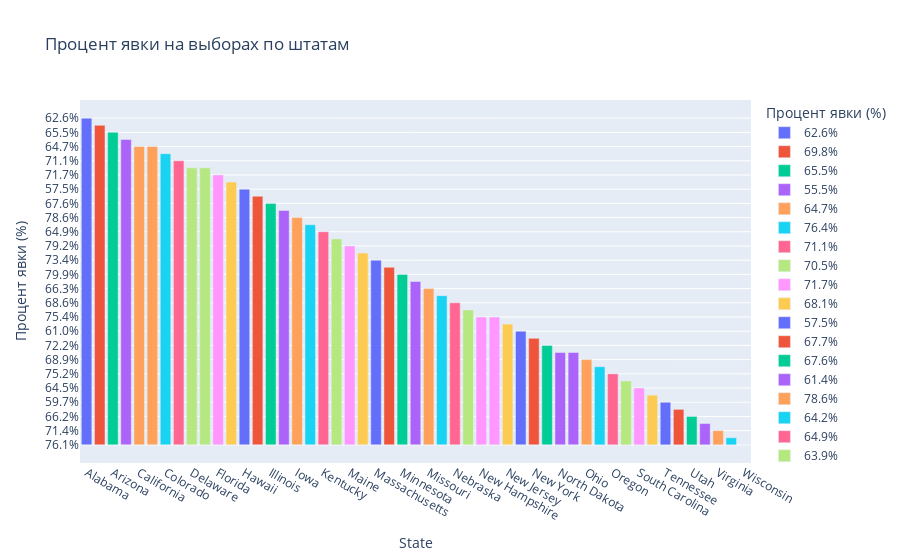

The cell this chart's notebook holds for it:
### Markdown cell above
Задание 3: Использование plotly для создания интерактивных графиков.  
Скачайте набор данных о выборах (например, https://www.kaggle.com/datasets/imoore/2020-us-general-election-turnout-rates) и используйте Plotly для создания интерактивных графиков, таких как интерактивные карты или диаграммы с подсказками.

### Code cell
data_task_3 = pd.read_csv('Data/2020 November General Election - Turnout Rates.csv')

# Отберем необходимые столбцы
data = data_task_3[['State', 'Total Ballots Counted (Estimate)', 'VEP Turnout Rate', 'Voting-Eligible Population (VEP)', 'State Abv']]
data = data.dropna()  # Удаляем строки с пропущенными значениями

# Создание интерактивной карты явки на выборы по штатам
fig = px.choropleth(
    data_frame=data,
    locations="State Abv",  # Используем сокращения штатов для отображения
    locationmode='USA-states',  # Режим отображения штатов США
    color="VEP Turnout Rate",  # Цветовая шкала на основе процента явки
    hover_name="State",  # Название штата при наведении
    hover_data={"Voting-Eligible Population (VEP)", "Total Ballots Counted (Estimate)", "VEP Turnout Rate"},  # Дополнительная информация при наведении
    scope="usa",  # Масштаб карты (США)
    title="Явка на выборах в США 2020 по штатам",
    color_continuous_scale='Viridis'  # Цветовая схема
)
fig.show()

fig_bar = px.bar(
    data_frame=data,
    x="State",
    y="VEP Turnout Rate",
    hover_data=["Voting-Eligible Population (VEP)", "Total Ballots Counted (Estimate)"],
    title="Процент явки на выборах по штатам",
    labels={"VEP Turnout Rate": "Процент явки (%)"},
    color="VEP Turnout Rate",  # Цветовая шкала на основе процента явки
    color_continuous_scale="Viridis"
)

fig_bar.update_layout(xaxis={'categoryorder': 'total descending'})  # Сортировка по убыванию процента явки
fig_bar.show()

### Figure 1 — Plotly figure (JSON) as saved in the notebook; plotly's stock layout.template omitted (floating-point values rounded to 4 significant figures)
{"data": [{"alignmentgroup": "True", "customdata": [["3,683,055", "2,306,587"]], "hovertemplate": "Процент явки (%)=%{y}<br>State=%{x}<br>Voting-Eligible Population (VEP)=%{customdata[0]}<br>Total Ballots Counted (Estimate)=%{customdata[1]}<extra></extra>", "legendgroup": "62.6%", "marker": {"color": "#636efa", "pattern": {"shape": ""}}, "name": "62.6%", "offsetgroup": "62.6%", "orientation": "v", "showlegend": true, "textposition": "auto", "type": "bar", "x": ["Alabama"], "xaxis": "x", "y": ["62.6%"], "yaxis": "y"}, {"alignmentgroup": "True", "customdata": [["525,568", "367,000"]], "hovertemplate": "Процент явки (%)=%{y}<br>State=%{x}<br>Voting-Eligible Population (VEP)=%{customdata[0]}<br>Total Ballots Counted (Estimate)=%{customdata[1]}<extra></extra>", "legendgroup": "69.8%", "marker": {"color": "#EF553B", "pattern": {"shape": ""}}, "name": "69.8%", "offsetgroup": "69.8%", "orientation": "v", "showlegend": true, "textposition": "auto", "type": "bar", "x": ["Alaska"], "xaxis": "x", "y": ["69.8%"], "yaxis": "y"}, {"alignmentgroup": "True", "customdata": [["5,189,000", "3,400,000"]], "hovertemplate": "Процент явки (%)=%{y}<br>State=%{x}<br>Voting-Eligible Population (VEP)=%{customdata[0]}<br>Total Ballots Counted (Estimate)=%{customdata[1]}<extra></extra>", "legendgroup": "65.5%", "marker": {"color": "#00cc96", "pattern": {"shape": ""}}, "name": "65.5%", "offsetgroup": "65.5%", "orientation": "v", "showlegend": true, "textposition": "auto", "type": "bar", "x": ["Arizona"], "xaxis": "x", "y": ["65.5%"], "yaxis": "y"}, {"alignmentgroup": "True", "customdata": [["2,182,375", "1,212,030"]], "hovertemplate": "Процент явки (%)=%{y}<br>State=%{x}<br>Voting-Eligible Population (VEP)=%{customdata[0]}<br>Total Ballots Counted (Estimate)=%{customdata[1]}<extra></extra>", "legendgroup": "55.5%", "marker": {"color": "#ab63fa", "pattern": {"shape": ""}}, "name": "55.5%", "offsetgroup": "55.5%", "orientation": "v", "showlegend": true, "textposition": "auto", "type": "bar", "x": ["Arkansas"], "xaxis": "x", "y": ["55.5%"], "yaxis": "y"}, {"alignmentgroup": "True", "customdata": [["25,962,648", "16,800,000"], ["540,685", "350,000"]], "hovertemplate": "Процент явки (%)=%{y}<br>State=%{x}<br>Voting-Eligible Population (VEP)=%{customdata[0]}<br>Total Ballots Counted (Estimate)=%{customdata[1]}<extra></extra>", "legendgroup": "64.7%", "marker": {"color": "#FFA15A", "pattern": {"shape": ""}}, "name": "64.7%", "offsetgroup": "64.7%", "orientation": "v", "showlegend": true, "textposition": "auto", "type": "bar", "x": ["California", "District of Columbia"], "xaxis": "x", "y": ["64.7%", "64.7%"], "yaxis": "y"}, {"alignmentgroup": "True", "customdata": [["4,313,054", "3,295,000"]], "hovertemplate": "Процент явки (%)=%{y}<br>State=%{x}<br>Voting-Eligible Population (VEP)=%{customdata[0]}<br>Total Ballots Counted (Estimate)=%{customdata[1]}<extra></extra>", "legendgroup": "76.4%", "marker": {"color": "#19d3f3", "pattern": {"shape": ""}}, "name": "76.4%", "offsetgroup": "76.4%", "orientation": "v", "showlegend": true, "textposition": "auto", "type": "bar", "x": ["Colorado"], "xaxis": "x", "y": ["76.4%"], "yaxis": "y"}, {"alignmentgroup": "True", "customdata": [["2,603,327", "1,850,000"]], "hovertemplate": "Процент явки (%)=%{y}<br>State=%{x}<br>Voting-Eligible Population (VEP)=%{customdata[0]}<br>Total Ballots Counted (Estimate)=%{customdata[1]}<extra></extra>", "legendgroup": "71.1%", "marker": {"color": "#FF6692", "pattern": {"shape": ""}}, "name": "71.1%", "offsetgroup": "71.1%", "orientation": "v", "showlegend": true, "textposition": "auto", "type": "bar", "x": ["Connecticut"], "xaxis": "x", "y": ["71.1%"], "yaxis": "y"}, {"alignmentgroup": "True", "customdata": [["720,531", "507,805"], ["9,781,976", "6,900,000"]], "hovertemplate": "Процент явки (%)=%{y}<br>State=%{x}<br>Voting-Eligible Population (VEP)=%{customdata[0]}<br>Total Ballots Counted (Estimate)=%{customdata[1]}<extra></extra>", "legendgroup": "70.5%", "marker": {"color": "#B6E880", "pattern": {"shape": ""}}, "name": "70.5%", "offsetgroup": "70.5%", "orientation": "v", "showlegend": true, "textposition": "auto", "type": "bar", "x": ["Delaware", "Pennsylvania"], "xaxis": "x", "y": ["70.5%", "70.5%"], "yaxis": "y"}, {"alignmentgroup": "True", "customdata": [["15,551,739", "11,150,000"]], "hovertemplate": "Процент явки (%)=%{y}<br>State=%{x}<br>Voting-Eligible Population (VEP)=%{customdata[0]}<br>Total Ballots Counted (Estimate)=%{customdata[1]}<extra></extra>", "legendgroup": "71.7%", "marker": {"color": "#FF97FF", "pattern": {"shape": ""}}, "name": "71.7%", "offsetgroup": "71.7%", "orientation": "v", "showlegend": true, "textposition": "auto", "type": "bar", "x": ["Florida"], "xaxis": "x", "y": ["71.7%"], "yaxis": "y"}, {"alignmentgroup": "True", "customdata": [["7,383,562", "5,025,000"]], "hovertemplate": "Процент явки (%)=%{y}<br>State=%{x}<br>Voting-Eligible Population (VEP)=%{customdata[0]}<br>Total Ballots Counted (Estimate)=%{customdata[1]}<extra></extra>", "legendgroup": "68.1%", "marker": {"color": "#FECB52", "pattern": {"shape": ""}}, "name": "68.1%", "offsetgroup": "68.1%", "orientation": "v", "showlegend": true, "textposition": "auto", "type": "bar", "x": ["Georgia"], "xaxis": "x", "y": ["68.1%"], "yaxis": "y"}, {"alignmentgroup": "True", "customdata": [["1,007,920", "579,165"]], "hovertemplate": "Процент явки (%)=%{y}<br>State=%{x}<br>Voting-Eligible Population (VEP)=%{customdata[0]}<br>Total Ballots Counted (Estimate)=%{customdata[1]}<extra></extra>", "legendgroup": "57.5%", "marker": {"color": "#636efa", "pattern": {"shape": ""}}, "name": "57.5%", "offsetgroup": "57.5%", "orientation": "v", "showlegend": true, "textposition": "auto", "type": "bar", "x": ["Hawaii"], "xaxis": "x", "y": ["57.5%"], "yaxis": "y"}, {"alignmentgroup": "True", "customdata": [["1,292,701", "875,000"]], "hovertemplate": "Процент явки (%)=%{y}<br>State=%{x}<br>Voting-Eligible Population (VEP)=%{customdata[0]}<br>Total Ballots Counted (Estimate)=%{customdata[1]}<extra></extra>", "legendgroup": "67.7%", "marker": {"color": "#EF553B", "pattern": {"shape": ""}}, "name": "67.7%", "offsetgroup": "67.7%", "orientation": "v", "showlegend": true, "textposition": "auto", "type": "bar", "x": ["Idaho"], "xaxis": "x", "y": ["67.7%"], "yaxis": "y"}, {"alignmentgroup": "True", "customdata": [["9,027,082", "6,100,000"]], "hovertemplate": "Процент явки (%)=%{y}<br>State=%{x}<br>Voting-Eligible Population (VEP)=%{customdata[0]}<br>Total Ballots Counted (Estimate)=%{customdata[1]}<extra></extra>", "legendgroup": "67.6%", "marker": {"color": "#00cc96", "pattern": {"shape": ""}}, "name": "67.6%", "offsetgroup": "67.6%", "orientation": "v", "showlegend": true, "textposition": "auto", "type": "bar", "x": ["Illinois"], "xaxis": "x", "y": ["67.6%"], "yaxis": "y"}, {"alignmentgroup": "True", "customdata": [["5,000,007", "3,070,000"]], "hovertemplate": "Процент явки (%)=%{y}<br>State=%{x}<br>Voting-Eligible Population (VEP)=%{customdata[0]}<br>Total Ballots Counted (Estimate)=%{customdata[1]}<extra></extra>", "legendgroup": "61.4%", "marker": {"color": "#ab63fa", "pattern": {"shape": ""}}, "name": "61.4%", "offsetgroup": "61.4%", "orientation": "v", "showlegend": true, "textposition": "auto", "type": "bar", "x": ["Indiana"], "xaxis": "x", "y": ["61.4%"], "yaxis": "y"}, {"alignmentgroup": "True", "customdata": [["2,321,131", "1,825,000"]], "hovertemplate": "Процент явки (%)=%{y}<br>State=%{x}<br>Voting-Eligible Population (VEP)=%{customdata[0]}<br>Total Ballots Counted (Estimate)=%{customdata[1]}<extra></extra>", "legendgroup": "78.6%", "marker": {"color": "#FFA15A", "pattern": {"shape": ""}}, "name": "78.6%", "offsetgroup": "78.6%", "orientation": "v", "showlegend": true, "textposition": "auto", "type": "bar", "x": ["Iowa"], "xaxis": "x", "y": ["78.6%"], "yaxis": "y"}, {"alignmentgroup": "True", "customdata": [["2,087,946", "1,340,000"]], "hovertemplate": "Процент явки (%)=%{y}<br>State=%{x}<br>Voting-Eligible Population (VEP)=%{customdata[0]}<br>Total Ballots Counted (Estimate)=%{customdata[1]}<extra></extra>", "legendgroup": "64.2%", "marker": {"color": "#19d3f3", "pattern": {"shape": ""}}, "name": "64.2%", "offsetgroup": "64.2%", "orientation": "v", "showlegend": true, "textposition": "auto", "type": "bar", "x": ["Kansas"], "xaxis": "x", "y": ["64.2%"], "yaxis": "y"}, {"alignmentgroup": "True", "customdata": [["3,312,250", "2,150,951"]], "hovertemplate": "Процент явки (%)=%{y}<br>State=%{x}<br>Voting-Eligible Population (VEP)=%{customdata[0]}<br>Total Ballots Counted (Estimate)=%{customdata[1]}<extra></extra>", "legendgroup": "64.9%", "marker": {"color": "#FF6692", "pattern": {"shape": ""}}, "name": "64.9%", "offsetgroup": "64.9%", "orientation": "v", "showlegend": true, "textposition": "auto", "type": "bar", "x": ["Kentucky"], "xaxis": "x", "y": ["64.9%"], "yaxis": "y"}, {"alignmentgroup": "True", "customdata": [["3,373,932", "2,155,000"]], "hovertemplate": "Процент явки (%)=%{y}<br>State=%{x}<br>Voting-Eligible Population (VEP)=%{customdata[0]}<br>Total Ballots Counted (Estimate)=%{customdata[1]}<extra></extra>", "legendgroup": "63.9%", "marker": {"color": "#B6E880", "pattern": {"shape": ""}}, "name": "63.9%", "offsetgroup": "63.9%", "orientation": "v", "showlegend": true, "textposition": "auto", "type": "bar", "x": ["Louisiana"], "xaxis": "x", "y": ["63.9%"], "yaxis": "y"}, {"alignmentgroup": "True", "customdata": [["1,085,285", "860,000"]], "hovertemplate": "Процент явки (%)=%{y}<br>State=%{x}<br>Voting-Eligible Population (VEP)=%{customdata[0]}<br>Total Ballots Counted (Estimate)=%{customdata[1]}<extra></extra>", "legendgroup": "79.2%", "marker": {"color": "#FF97FF", "pattern": {"shape": ""}}, "name": "79.2%", "offsetgroup": "79.2%", "orientation": "v", "showlegend": true, "textposition": "auto", "type": "bar", "x": ["Maine"], "xaxis": "x", "y": ["79.2%"], "yaxis": "y"}, {"alignmentgroup": "True", "customdata": [["4,313,416", "3,050,000"]], "hovertemplate": "Процент явки (%)=%{y}<br>State=%{x}<br>Voting-Eligible Population (VEP)=%{customdata[0]}<br>Total Ballots Counted (Estimate)=%{customdata[1]}<extra></extra>", "legendgroup": "70.7%", "marker": {"color": "#FECB52", "pattern": {"shape": ""}}, "name": "70.7%", "offsetgroup": "70.7%", "orientation": "v", "showlegend": true, "textposition": "auto", "type": "bar", "x": ["Maryland"], "xaxis": "x", "y": ["70.7%"], "yaxis": "y"}, {"alignmentgroup": "True", "customdata": [["5,072,901", "3,725,000"]], "hovertemplate": "Процент явки (%)=%{y}<br>State=%{x}<br>Voting-Eligible Population (VEP)=%{customdata[0]}<br>Total Ballots Counted (Estimate)=%{customdata[1]}<extra></extra>", "legendgroup": "73.4%", "marker": {"color": "#636efa", "pattern": {"shape": ""}}, "name": "73.4%", "offsetgroup": "73.4%", "orientation": "v", "showlegend": true, "textposition": "auto", "type": "bar", "x": ["Massachusetts"], "xaxis": "x", "y": ["73.4%"], "yaxis": "y"}, {"alignmentgroup": "True", "customdata": [["7,550,147", "5,559,186"]], "hovertemplate": "Процент явки (%)=%{y}<br>State=%{x}<br>Voting-Eligible Population (VEP)=%{customdata[0]}<br>Total Ballots Counted (Estimate)=%{customdata[1]}<extra></extra>", "legendgroup": "73.6%", "marker": {"color": "#EF553B", "pattern": {"shape": ""}}, "name": "73.6%", "offsetgroup": "73.6%", "orientation": "v", "showlegend": true, "textposition": "auto", "type": "bar", "x": ["Michigan"], "xaxis": "x", "y": ["73.6%"], "yaxis": "y"}, {"alignmentgroup": "True", "customdata": [["4,118,462", "3,290,000"]], "hovertemplate": "Процент явки (%)=%{y}<br>State=%{x}<br>Voting-Eligible Population (VEP)=%{customdata[0]}<br>Total Ballots Counted (Estimate)=%{customdata[1]}<extra></extra>", "legendgroup": "79.9%", "marker": {"color": "#00cc96", "pattern": {"shape": ""}}, "name": "79.9%", "offsetgroup": "79.9%", "orientation": "v", "showlegend": true, "textposition": "auto", "type": "bar", "x": ["Minnesota"], "xaxis": "x", "y": ["79.9%"], "yaxis": "y"}, {"alignmentgroup": "True", "customdata": [["2,201,950", "1,330,000"]], "hovertemplate": "Процент явки (%)=%{y}<br>State=%{x}<br>Voting-Eligible Population (VEP)=%{customdata[0]}<br>Total Ballots Counted (Estimate)=%{customdata[1]}<extra></extra>", "legendgroup": "60.4%", "marker": {"color": "#ab63fa", "pattern": {"shape": ""}}, "name": "60.4%", "offsetgroup": "60.4%", "orientation": "v", "showlegend": true, "textposition": "auto", "type": "bar", "x": ["Mississippi"], "xaxis": "x", "y": ["60.4%"], "yaxis": "y"}, {"alignmentgroup": "True", "customdata": [["4,603,060", "3,050,000"]], "hovertemplate": "Процент явки (%)=%{y}<br>State=%{x}<br>Voting-Eligible Population (VEP)=%{customdata[0]}<br>Total Ballots Counted (Estimate)=%{customdata[1]}<extra></extra>", "legendgroup": "66.3%", "marker": {"color": "#FFA15A", "pattern": {"shape": ""}}, "name": "66.3%", "offsetgroup": "66.3%", "orientation": "v", "showlegend": true, "textposition": "auto", "type": "bar", "x": ["Missouri"], "xaxis": "x", "y": ["66.3%"], "yaxis": "y"}, {"alignmentgroup": "True", "customdata": [["837,298", "612,055"]], "hovertemplate": "Процент явки (%)=%{y}<br>State=%{x}<br>Voting-Eligible Population (VEP)=%{customdata[0]}<br>Total Ballots Counted (Estimate)=%{customdata[1]}<extra></extra>", "legendgroup": "73.1%", "marker": {"color": "#19d3f3", "pattern": {"shape": ""}}, "name": "73.1%", "offsetgroup": "73.1%", "orientation": "v", "showlegend": true, "textposition": "auto", "type": "bar", "x": ["Montana"], "xaxis": "x", "y": ["73.1%"], "yaxis": "y"}, {"alignmentgroup": "True", "customdata": [["1,383,551", "948,852"]], "hovertemplate": "Процент явки (%)=%{y}<br>State=%{x}<br>Voting-Eligible Population (VEP)=%{customdata[0]}<br>Total Ballots Counted (Estimate)=%{customdata[1]}<extra></extra>", "legendgroup": "68.6%", "marker": {"color": "#FF6692", "pattern": {"shape": ""}}, "name": "68.6%", "offsetgroup": "68.6%", "orientation": "v", "showlegend": true, "textposition": "auto", "type": "bar", "x": ["Nebraska"], "xaxis": "x", "y": ["68.6%"], "yaxis": "y"}, {"alignmentgroup": "True", "customdata": [["2,153,915", "1,370,000"]], "hovertemplate": "Процент явки (%)=%{y}<br>State=%{x}<br>Voting-Eligible Population (VEP)=%{customdata[0]}<br>Total Ballots Counted (Estimate)=%{customdata[1]}<extra></extra>", "legendgroup": "63.6%", "marker": {"color": "#B6E880", "pattern": {"shape": ""}}, "name": "63.6%", "offsetgroup": "63.6%", "orientation": "v", "showlegend": true, "textposition": "auto", "type": "bar", "x": ["Nevada"], "xaxis": "x", "y": ["63.6%"], "yaxis": "y"}, {"alignmentgroup": "True", "customdata": [["1,079,434", "814,092"], ["5,437,844", "4,100,000"]], "hovertemplate": "Процент явки (%)=%{y}<br>State=%{x}<br>Voting-Eligible Population (VEP)=%{customdata[0]}<br>Total Ballots Counted (Estimate)=%{customdata[1]}<extra></extra>", "legendgroup": "75.4%", "marker": {"color": "#FF97FF", "pattern": {"shape": ""}}, "name": "75.4%", "offsetgroup": "75.4%", "orientation": "v", "showlegend": true, "textposition": "auto", "type": "bar", "x": ["New Hampshire", "Washington"], "xaxis": "x", "y": ["75.4%", "75.4%"], "yaxis": "y"}, {"alignmentgroup": "True", "customdata": [["6,158,999", "4,495,000"]], "hovertemplate": "Процент явки (%)=%{y}<br>State=%{x}<br>Voting-Eligible Population (VEP)=%{customdata[0]}<br>Total Ballots Counted (Estimate)=%{customdata[1]}<extra></extra>", "legendgroup": "73.0%", "marker": {"color": "#FECB52", "pattern": {"shape": ""}}, "name": "73.0%", "offsetgroup": "73.0%", "orientation": "v", "showlegend": true, "textposition": "auto", "type": "bar", "x": ["New Jersey"], "xaxis": "x", "y": ["73.0%"], "yaxis": "y"}, {"alignmentgroup": "True", "customdata": [["1,515,355", "923,612"]], "hovertemplate": "Процент явки (%)=%{y}<br>State=%{x}<br>Voting-Eligible Population (VEP)=%{customdata[0]}<br>Total Ballots Counted (Estimate)=%{customdata[1]}<extra></extra>", "legendgroup": "61.0%", "marker": {"color": "#636efa", "pattern": {"shape": ""}}, "name": "61.0%", "offsetgroup": "61.0%", "orientation": "v", "showlegend": true, "textposition": "auto", "type": "bar", "x": ["New Mexico"], "xaxis": "x", "y": ["61.0%"], "yaxis": "y"}, {"alignmentgroup": "True", "customdata": [["13,670,596", "8,930,000"]], "hovertemplate": "Процент явки (%)=%{y}<br>State=%{x}<br>Voting-Eligible Population (VEP)=%{customdata[0]}<br>Total Ballots Counted (Estimate)=%{customdata[1]}<extra></extra>", "legendgroup": "65.3%", "marker": {"color": "#EF553B", "pattern": {"shape": ""}}, "name": "65.3%", "offsetgroup": "65.3%", "orientation": "v", "showlegend": true, "textposition": "auto", "type": "bar", "x": ["New York"], "xaxis": "x", "y": ["65.3%"], "yaxis": "y"}, {"alignmentgroup": "True", "customdata": [["7,759,051", "5,600,000"]], "hovertemplate": "Процент явки (%)=%{y}<br>State=%{x}<br>Voting-Eligible Population (VEP)=%{customdata[0]}<br>Total Ballots Counted (Estimate)=%{customdata[1]}<extra></extra>", "legendgroup": "72.2%", "marker": {"color": "#00cc96", "pattern": {"shape": ""}}, "name": "72.2%", "offsetgroup": "72.2%", "orientation": "v", "showlegend": true, "textposition": "auto", "type": "bar", "x": ["North Carolina"], "xaxis": "x", "y": ["72.2%"], "yaxis": "y"}, {"alignmentgroup": "True", "customdata": [["565,143", "365,000"], ["431,364", "278,503"]], "hovertemplate": "Процент явки (%)=%{y}<br>State=%{x}<br>Voting-Eligible Population (VEP)=%{customdata[0]}<br>Total Ballots Counted (Estimate)=%{customdata[1]}<extra></extra>", "legendgroup": "64.6%", "marker": {"color": "#ab63fa", "pattern": {"shape": ""}}, "name": "64.6%", "offsetgroup": "64.6%", "orientation": "v", "showlegend": true, "textposition": "auto", "type": "bar", "x": ["North Dakota", "Wyoming"], "xaxis": "x", "y": ["64.6%", "64.6%"], "yaxis": "y"}, {"alignmentgroup": "True", "customdata": [["8,859,167", "6,100,000"]], "hovertemplate": "Процент явки (%)=%{y}<br>State=%{x}<br>Voting-Eligible Population (VEP)=%{customdata[0]}<br>Total Ballots Counted (Estimate)=%{customdata[1]}<extra></extra>", "legendgroup": "68.9%", "marker": {"color": "#FFA15A", "pattern": {"shape": ""}}, "name": "68.9%", "offsetgroup": "68.9%", "orientation": "v", "showlegend": true, "textposition": "auto", "type": "bar", "x": ["Ohio"], "xaxis": "x", "y": ["68.9%"], "yaxis": "y"}, {"alignmentgroup": "True", "customdata": [["2,845,835", "1,565,000"]], "hovertemplate": "Процент явки (%)=%{y}<br>State=%{x}<br>Voting-Eligible Population (VEP)=%{customdata[0]}<br>Total Ballots Counted (Estimate)=%{customdata[1]}<extra></extra>", "legendgroup": "55.0%", "marker": {"color": "#19d3f3", "pattern": {"shape": ""}}, "name": "55.0%", "offsetgroup": "55.0%", "orientation": "v", "showlegend": true, "textposition": "auto", "type": "bar", "x": ["Oklahoma"], "xaxis": "x", "y": ["55.0%"], "yaxis": "y"}, {"alignmentgroup": "True", "customdata": [["3,196,425", "2,404,642"]], "hovertemplate": "Процент явки (%)=%{y}<br>State=%{x}<br>Voting-Eligible Population (VEP)=%{customdata[0]}<br>Total Ballots Counted (Estimate)=%{customdata[1]}<extra></extra>", "legendgroup": "75.2%", "marker": {"color": "#FF6692", "pattern": {"shape": ""}}, "name": "75.2%", "offsetgroup": "75.2%", "orientation": "v", "showlegend": true, "textposition": "auto", "type": "bar", "x": ["Oregon"], "xaxis": "x", "y": ["75.2%"], "yaxis": "y"}, {"alignmentgroup": "True", "customdata": [["799,642", "520,000"]], "hovertemplate": "Процент явки (%)=%{y}<br>State=%{x}<br>Voting-Eligible Population (VEP)=%{customdata[0]}<br>Total Ballots Counted (Estimate)=%{customdata[1]}<extra></extra>", "legendgroup": "65.0%", "marker": {"color": "#B6E880", "pattern": {"shape": ""}}, "name": "65.0%", "offsetgroup": "65.0%", "orientation": "v", "showlegend": true, "textposition": "auto", "type": "bar", "x": ["Rhode Island"], "xaxis": "x", "y": ["65.0%"], "yaxis": "y"}, {"alignmentgroup": "True", "customdata": [["3,926,305", "2,532,995"]], "hovertemplate": "Процент явки (%)=%{y}<br>State=%{x}<br>Voting-Eligible Population (VEP)=%{customdata[0]}<br>Total Ballots Counted (Estimate)=%{customdata[1]}<extra></extra>", "legendgroup": "64.5%", "marker": {"color": "#FF97FF", "pattern": {"shape": ""}}, "name": "64.5%", "offsetgroup": "64.5%", "orientation": "v", "showlegend": true, "textposition": "auto", "type": "bar", "x": ["South Carolina"], "xaxis": "x", "y": ["64.5%"], "yaxis": "y"}, {"alignmentgroup": "True", "customdata": [["648,104", "427,529"]], "hovertemplate": "Процент явки (%)=%{y}<br>State=%{x}<br>Voting-Eligible Population (VEP)=%{customdata[0]}<br>Total Ballots Counted (Estimate)=%{customdata[1]}<extra></extra>", "legendgroup": "66.0%", "marker": {"color": "#FECB52", "pattern": {"shape": ""}}, "name": "66.0%", "offsetgroup": "66.0%", "orientation": "v", "showlegend": true, "textposition": "auto", "type": "bar", "x": ["South Dakota"], "xaxis": "x", "y": ["66.0%"], "yaxis": "y"}, {"alignmentgroup": "True", "customdata": [["5,124,867", "3,060,000"]], "hovertemplate": "Процент явки (%)=%{y}<br>State=%{x}<br>Voting-Eligible Population (VEP)=%{customdata[0]}<br>Total Ballots Counted (Estimate)=%{customdata[1]}<extra></extra>", "legendgroup": "59.7%", "marker": {"color": "#636efa", "pattern": {"shape": ""}}, "name": "59.7%", "offsetgroup": "59.7%", "orientation": "v", "showlegend": true, "textposition": "auto", "type": "bar", "x": ["Tennessee"], "xaxis": "x", "y": ["59.7%"], "yaxis": "y"}, {"alignmentgroup": "True", "customdata": [["18,784,280", "11,300,000"]], "hovertemplate": "Процент явки (%)=%{y}<br>State=%{x}<br>Voting-Eligible Population (VEP)=%{customdata[0]}<br>Total Ballots Counted (Estimate)=%{customdata[1]}<extra></extra>", "legendgroup": "60.2%", "marker": {"color": "#EF553B", "pattern": {"shape": ""}}, "name": "60.2%", "offsetgroup": "60.2%", "orientation": "v", "showlegend": true, "textposition": "auto", "type": "bar", "x": ["Texas"], "xaxis": "x", "y": ["60.2%"], "yaxis": "y"}, {"alignmentgroup": "True", "customdata": [["2,191,487", "1,450,000"]], "hovertemplate": "Процент явки (%)=%{y}<br>State=%{x}<br>Voting-Eligible Population (VEP)=%{customdata[0]}<br>Total Ballots Counted (Estimate)=%{customdata[1]}<extra></extra>", "legendgroup": "66.2%", "marker": {"color": "#00cc96", "pattern": {"shape": ""}}, "name": "66.2%", "offsetgroup": "66.2%", "orientation": "v", "showlegend": true, "textposition": "auto", "type": "bar", "x": ["Utah"], "xaxis": "x", "y": ["66.2%"], "yaxis": "y"}, {"alignmentgroup": "True", "customdata": [["499,884", "370,000"]], "hovertemplate": "Процент явки (%)=%{y}<br>State=%{x}<br>Voting-Eligible Population (VEP)=%{customdata[0]}<br>Total Ballots Counted (Estimate)=%{customdata[1]}<extra></extra>", "legendgroup": "74.0%", "marker": {"color": "#ab63fa", "pattern": {"shape": ""}}, "name": "74.0%", "offsetgroup": "74.0%", "orientation": "v", "showlegend": true, "textposition": "auto", "type": "bar", "x": ["Vermont"], "xaxis": "x", "y": ["74.0%"], "yaxis": "y"}, {"alignmentgroup": "True", "customdata": [["6,196,071", "4,425,000"]], "hovertemplate": "Процент явки (%)=%{y}<br>State=%{x}<br>Voting-Eligible Population (VEP)=%{customdata[0]}<br>Total Ballots Counted (Estimate)=%{customdata[1]}<extra></extra>", "legendgroup": "71.4%", "marker": {"color": "#FFA15A", "pattern": {"shape": ""}}, "name": "71.4%", "offsetgroup": "71.4%", "orientation": "v", "showlegend": true, "textposition": "auto", "type": "bar", "x": ["Virginia"], "xaxis": "x", "y": ["71.4%"], "yaxis": "y"}, {"alignmentgroup": "True", "customdata": [["1,394,028", "795,000"]], "hovertemplate": "Процент явки (%)=%{y}<br>State=%{x}<br>Voting-Eligible Population (VEP)=%{customdata[0]}<br>Total Ballots Counted (Estimate)=%{customdata[1]}<extra></extra>", "legendgroup": "57.0%", "marker": {"color": "#19d3f3", "pattern": {"shape": ""}}, "name": "57.0%", "offsetgroup": "57.0%", "orientation": "v", "showlegend": true, "textposition": "auto", "type": "bar", "x": ["West Virginia"], "xaxis": "x", "y": ["57.0%"], "yaxis": "y"}, {"alignmentgroup": "True", "customdata": [["4,368,530", "3,325,000"]], "hovertemplate": "Процент явки (%)=%{y}<br>State=%{x}<br>Voting-Eligible Population (VEP)=%{customdata[0]}<br>Total Ballots Counted (Estimate)=%{customdata[1]}<extra></extra>", "legendgroup": "76.1%", "marker": {"color": "#FF6692", "pattern": {"shape": ""}}, "name": "76.1%", "offsetgroup": "76.1%", "orientation": "v", "showlegend": true, "textposition": "auto", "type": "bar", "x": ["Wisconsin"], "xaxis": "x", "y": ["76.1%"], "yaxis": "y"}], "layout": {"barmode": "relative", "legend": {"title": {"text": "Процент явки (%)"}, "tracegroupgap": 0}, "title": {"text": "Процент явки на выборах по штатам"}, "xaxis": {"anchor": "y", "categoryorder": "total descending", "domain": [0, 1], "title": {"text": "State"}}, "yaxis": {"anchor": "x", "categoryarray": ["76.1%", "57.0%", "71.4%", "74.0%", "66.2%", "60.2%", "59.7%", "66.0%", "64.5%", "65.0%", "75.2%", "55.0%", "68.9%", "64.6%", "72.2%", "65.3%", "61.0%", "73.0%", "75.4%", "63.6%", "68.6%", "73.1%", "66.3%", "60.4%", "79.9%", "73.6%", "73.4%", "70.7%", "79.2%", "63.9%", "64.9%", "64.2%", "78.6%", "61.4%", "67.6%", "67.7%", "57.5%", "68.1%", "71.7%", "70.5%", "71.1%", "76.4%", "64.7%", "55.5%", "65.5%", "69.8%", "62.6%"], "categoryorder": "array", "domain": [0, 1], "title": {"text": "Процент явки (%)"}}}}
